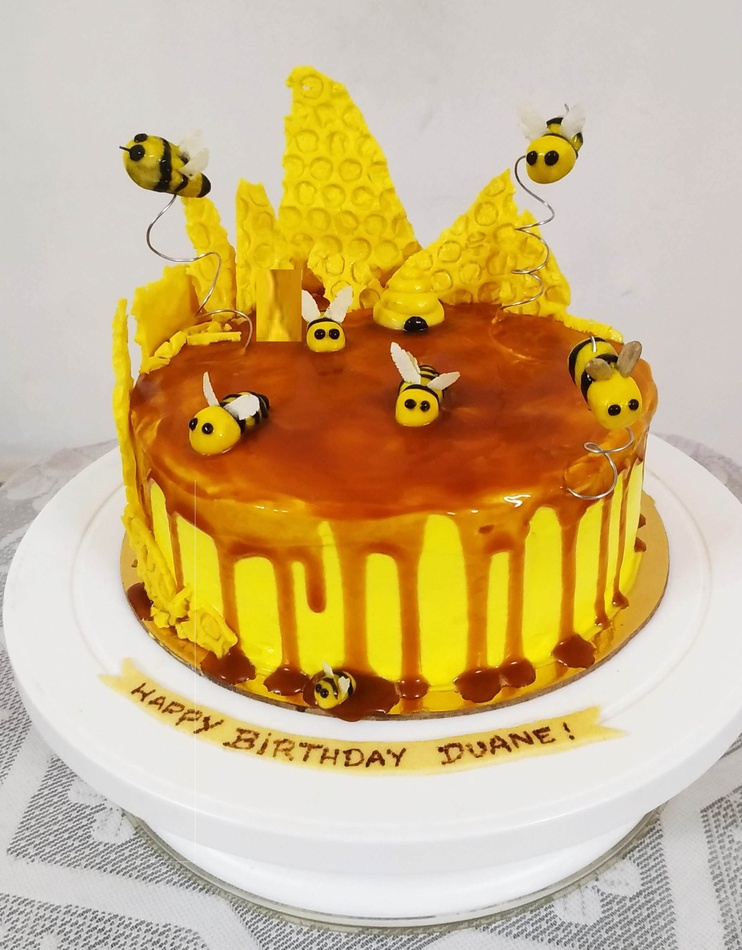
#> input picture honey.jpg, 742 x 950 px, shrunk from 2226 x 2849 before the run
$ jupyter execute generate_noisy_image.ipynb
#> lines starting #> are read from the running program, lines starting #| are printed output that depends on the picture
<a href="https://colab.research.google.com/github/Deandra22/noisy-image-generation/blob/main/generate_noisy_image.ipynb" target="_parent"></a>

**CODE to Generate Noisy Image**

[cell 1]
import skimage
import skimage.io
print(skimage.__version__)

[cell 2]
import matplotlib.pyplot as plt
img_path="honey.jpg"
img = skimage.io.imread(img_path)/255.0

[cell 3]
def plotnoise(img, mode, r, c, i):
#> called with mode = 'gaussian', r = 4, c = 2, i = 1
    plt.subplot(r,c,i)
    if mode is not None:
        gimg = skimage.util.random_noise(img, mode=mode)
        plt.imshow(gimg)
    else:
        plt.imshow(img)
    plt.title(mode)
    plt.axis("off")

[cell 4]
plt.figure(figsize=(28,24))
r=4
c=2

[cell 5]
plotnoise(img, "gaussian", r,c,1)
plotnoise(img, "localvar", r,c,2)
plotnoise(img, "poisson", r,c,3)
plotnoise(img, "salt", r,c,4)
#> call 4 of plotnoise, with mode = 'salt', r = 4, c = 2, i = 4
#> in plotnoise (call 4), `gimg = skimage.util.random_noise(img, mode=mode)`:
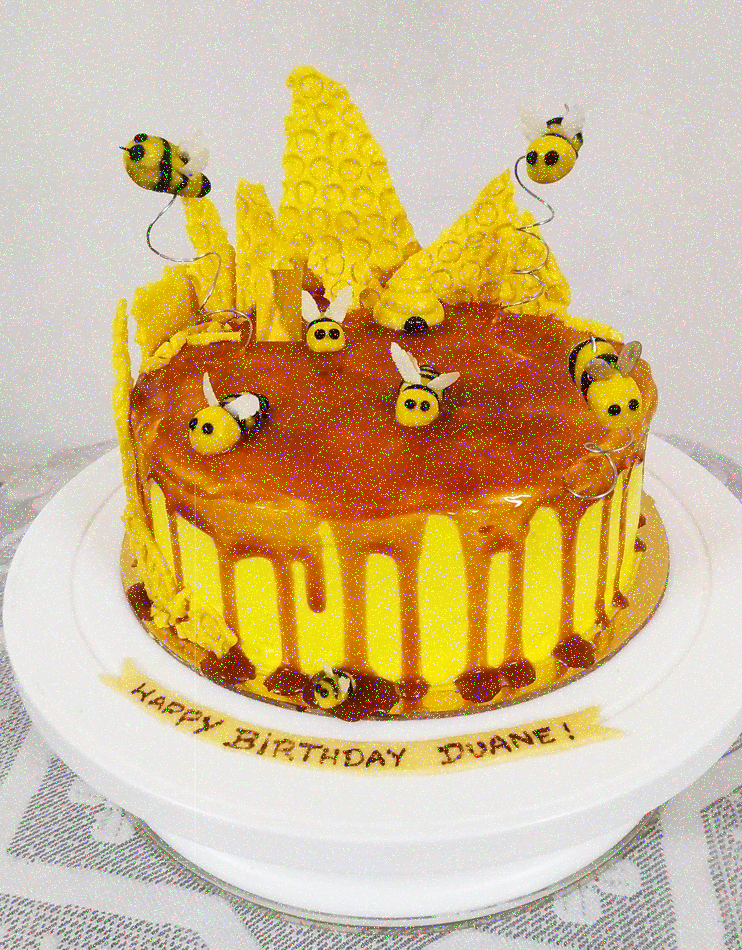
#> gimg: shape (950, 742, 3) float64; mean R, G, B 0.818, 0.725, 0.548
plotnoise(img, "pepper", r,c,5)
#> in plotnoise (call 5), `gimg = skimage.util.random_noise(img, mode=mode)`:
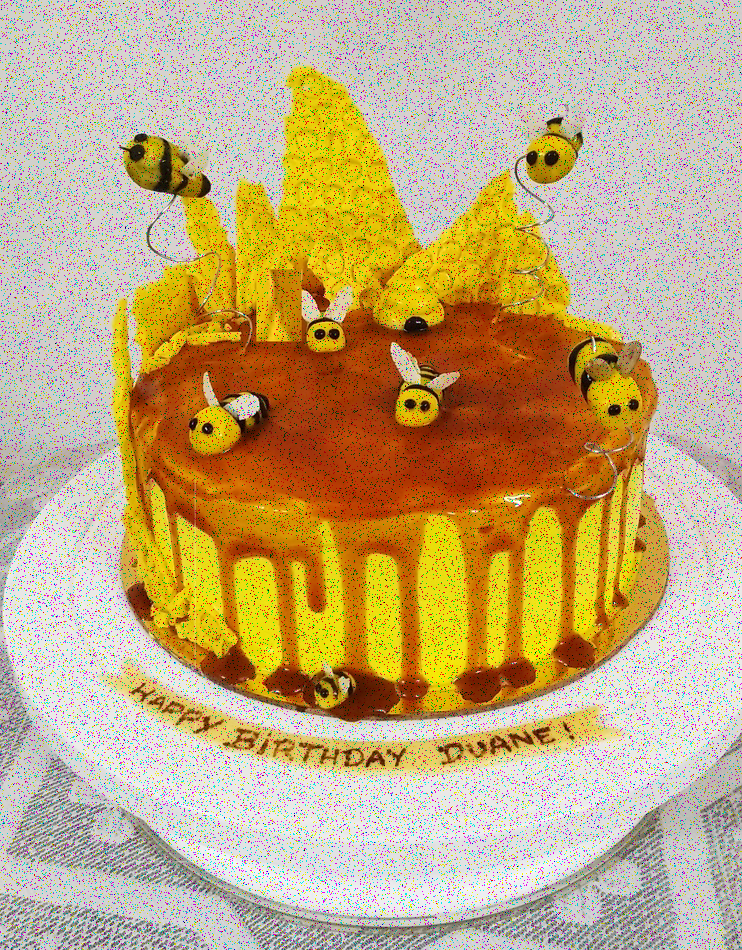
#> gimg: shape (950, 742, 3) float64; mean R, G, B 0.768, 0.674, 0.498
plotnoise(img, "s&p", r,c,6)
#> in plotnoise (call 6), `gimg = skimage.util.random_noise(img, mode=mode)`:
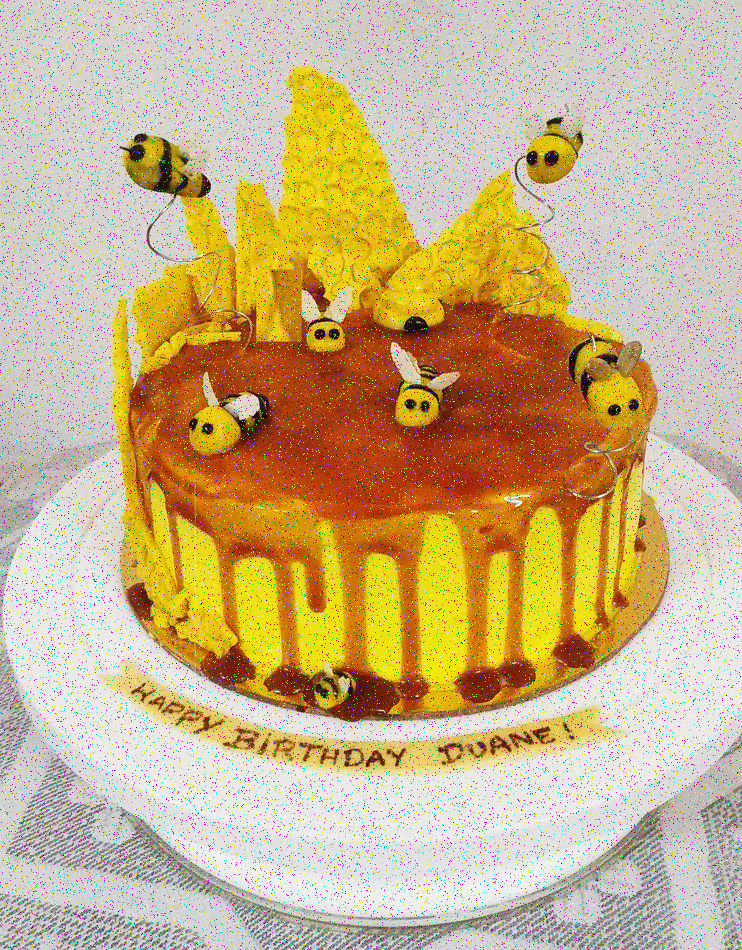
#> gimg: shape (950, 742, 3) float64; mean R, G, B 0.793, 0.699, 0.523
plotnoise(img, "speckle", r,c,7)
plotnoise(img, None, r,c,8)
plt.show()

[cell 6]
plotnoise(img, "localvar", r,c,2)
plotnoise(img, "poisson", r,c,3)
plotnoise(img, "salt", r,c,4)
#> in plotnoise (call 11), `gimg = skimage.util.random_noise(img, mode=mode)`:
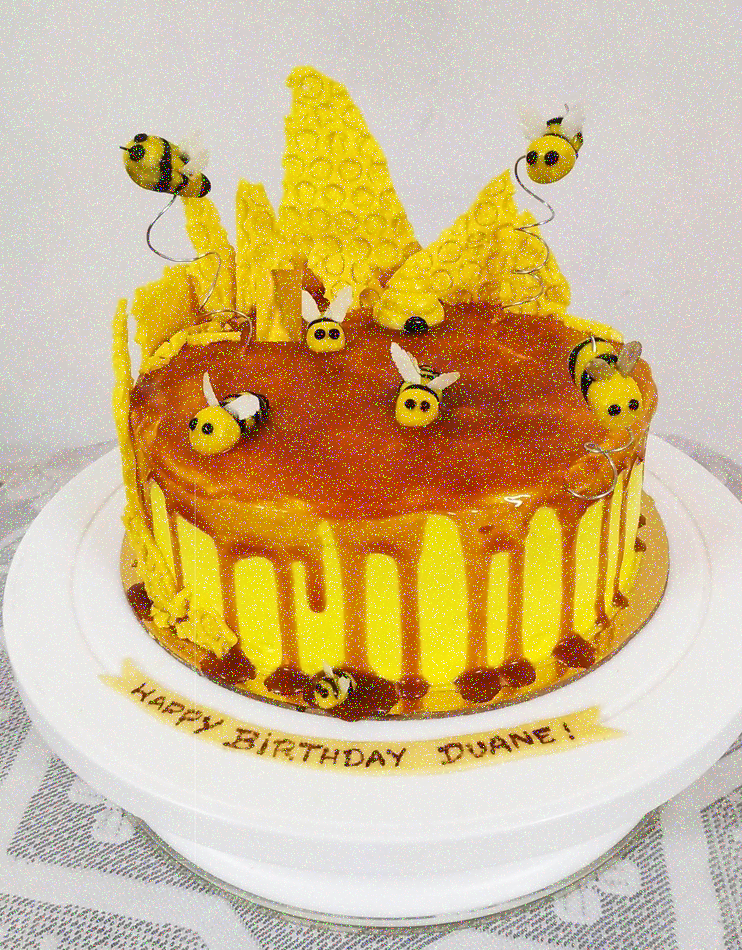
#> gimg: shape (950, 742, 3) float64; mean R, G, B 0.819, 0.724, 0.548
plotnoise(img, "pepper", r,c,5)
#> in plotnoise (call 12), `gimg = skimage.util.random_noise(img, mode=mode)`:
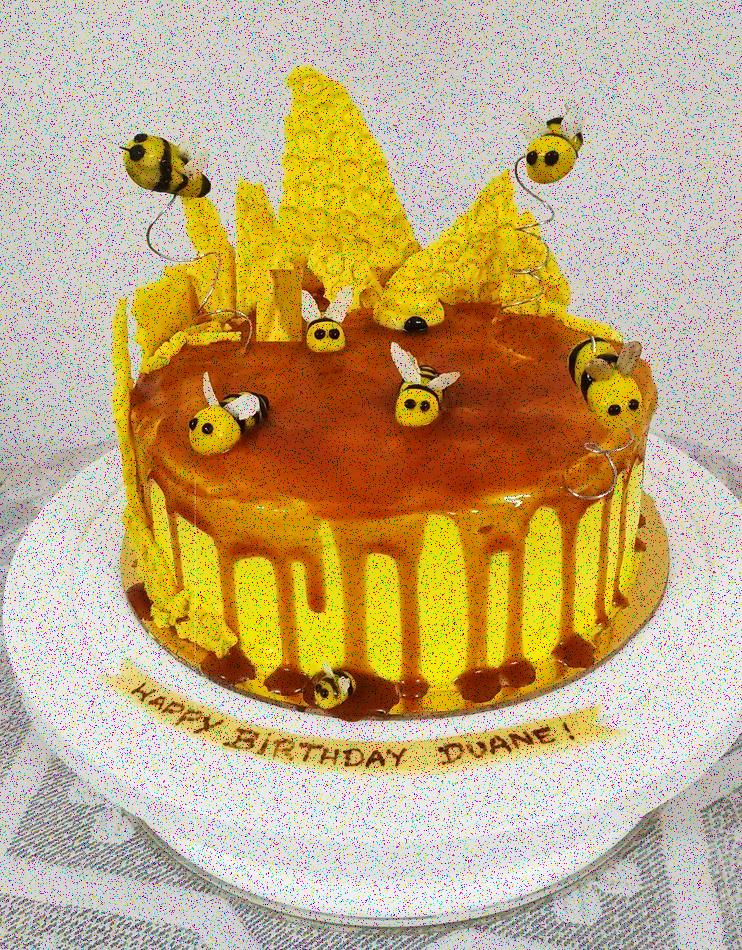
#> gimg: shape (950, 742, 3) float64; mean R, G, B 0.768, 0.674, 0.498
plotnoise(img, "s&p", r,c,6)
#> in plotnoise (call 13), `gimg = skimage.util.random_noise(img, mode=mode)`:
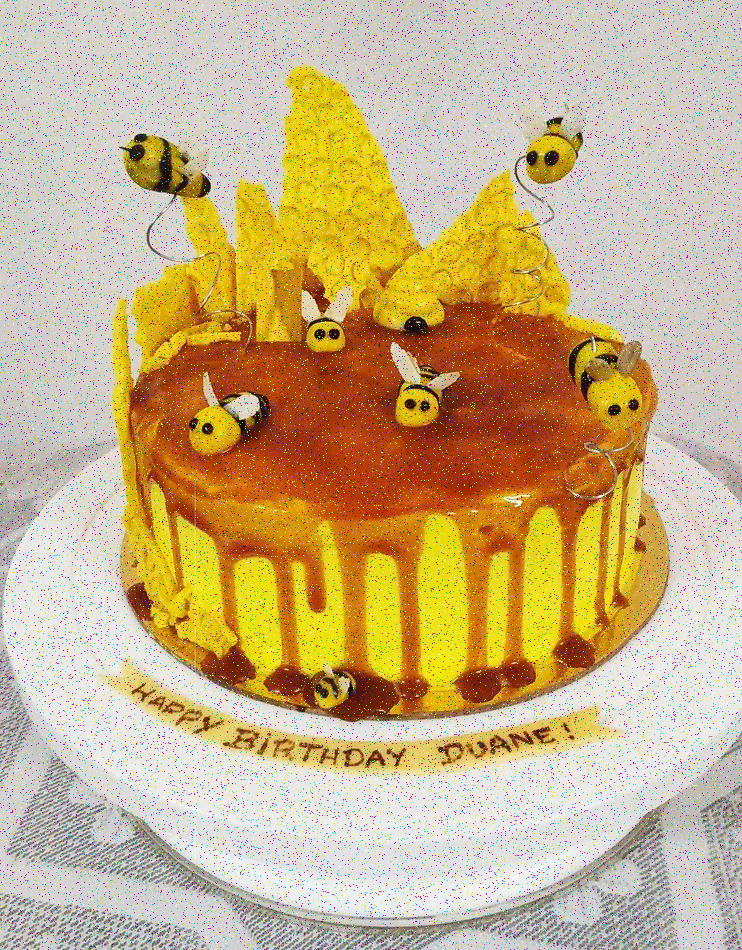
#> gimg: shape (950, 742, 3) float64; mean R, G, B 0.793, 0.699, 0.523
plotnoise(img, "speckle", r,c,7)
plotnoise(img, None, r,c,8)
